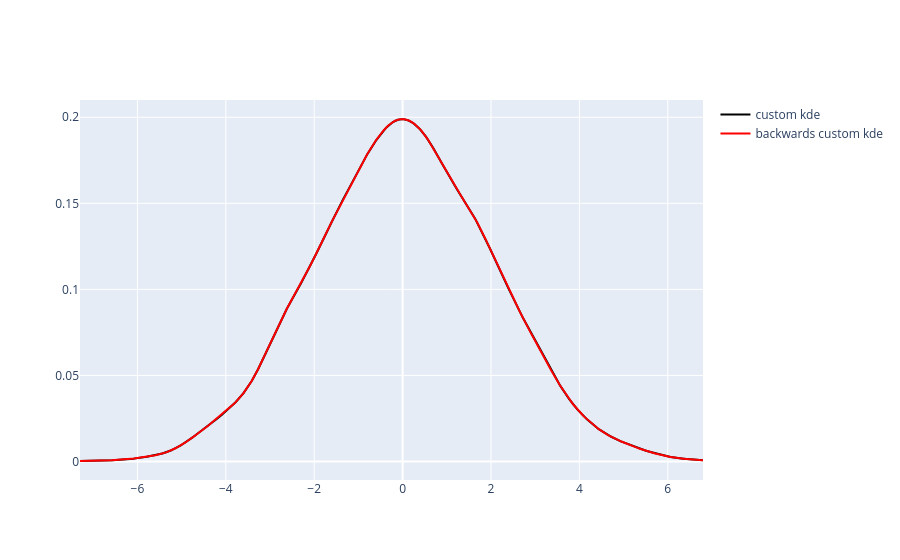

The cell this chart's notebook holds for it:
### Code cell
# BACKWARDS TRANSFORMATION
dSup, dens = lqd2dens(lqd, lqdSup, c=c, dSup=kde.grid)
fig = go.Figure()

# COMPARE KDE AND mLQDT INVERSE
fig.add_trace(
    go.Scatter(
        x=kde.grid,
        y=density,
        mode="lines",
        name="custom kde",
        line=dict(color="black")
    )
)

fig.add_trace(
    go.Scatter(
        x=dSup,
        y=dens,
        mode="lines",
        name="backwards custom kde",
        line=dict(color="red")
    )
)

fig.show()

### Figure 1 — Plotly figure (JSON) as saved in the notebook; plotly's stock layout.template omitted (floating-point values rounded to 4 significant figures; data arrays with more than 128 entries replaced by an {"elided": "..."} marker saying what was removed)
{"data": [{"line": {"color": "black"}, "mode": "lines", "name": "custom kde", "type": "scatter", "x": {"elided": "5001 float values"}, "y": {"elided": "5001 float values"}}, {"line": {"color": "red"}, "mode": "lines", "name": "backwards custom kde", "type": "scatter", "x": {"elided": "5001 float values"}, "y": {"elided": "5001 float values"}}], "layout": {}}
